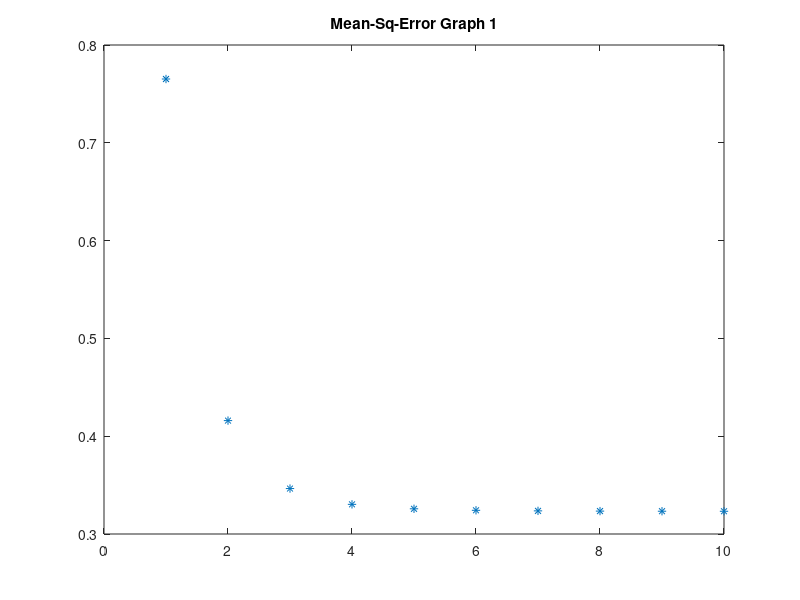

The MATLAB script that drew this image:

function adaline1
%input array
ar =  [0 0 1 1; 0 1 0 1];
   
% target array
t = [ 0, 1, 1, 1 ];
err=[];
 % taking bias in each case as 1

 %consider learning rate = 0.2
 w1 = 0.2; w2 = 0.2; 
 b = 0.2;
 yi=[];

 mse=[];
  
for i =1:10

    
        disp( "EPOCH ") 
        disp(i  )
       
      for j =1:4
           
            % calculating net input
             yi(j) = ar(1,j) * w1 + ar(2,j) * w2 + 1 * b;
             
             dif = t(j) - yi(j);
             err(j) = dif * dif;
             if(err(j)~=0)
            
                 %updated weights
                 w1 =w1+ 0.2  *dif *ar(1,j) ;
                 w2 =w2+ 0.2 * dif * ar(2,j) ;
                 b = b+0.2 * dif * 0.2;
                 

             else
                 w1=w1;
                 w2=w2;
                 b=b;
             end
       
       disp('w1:');
       disp(w1);
       disp('w2:');
       disp(w2);
         
       
      end
       disp(" Errors" )
       disp(err);
       
           er=err(1)+err(2)+err(3)+err(4);
           mse(i)=er;
           disp(er)
           
          
end
 


t
for p =1:4
    final(1,p)=w1*ar(1,p)+w2*ar(2,p)+b;
end
final;
round(final)
x=[1,2,3,4,5,6,7,8,9,10];
y=mse;
plot(x,y,'*')
title("Mean-Sq-Error Graph 1")
 